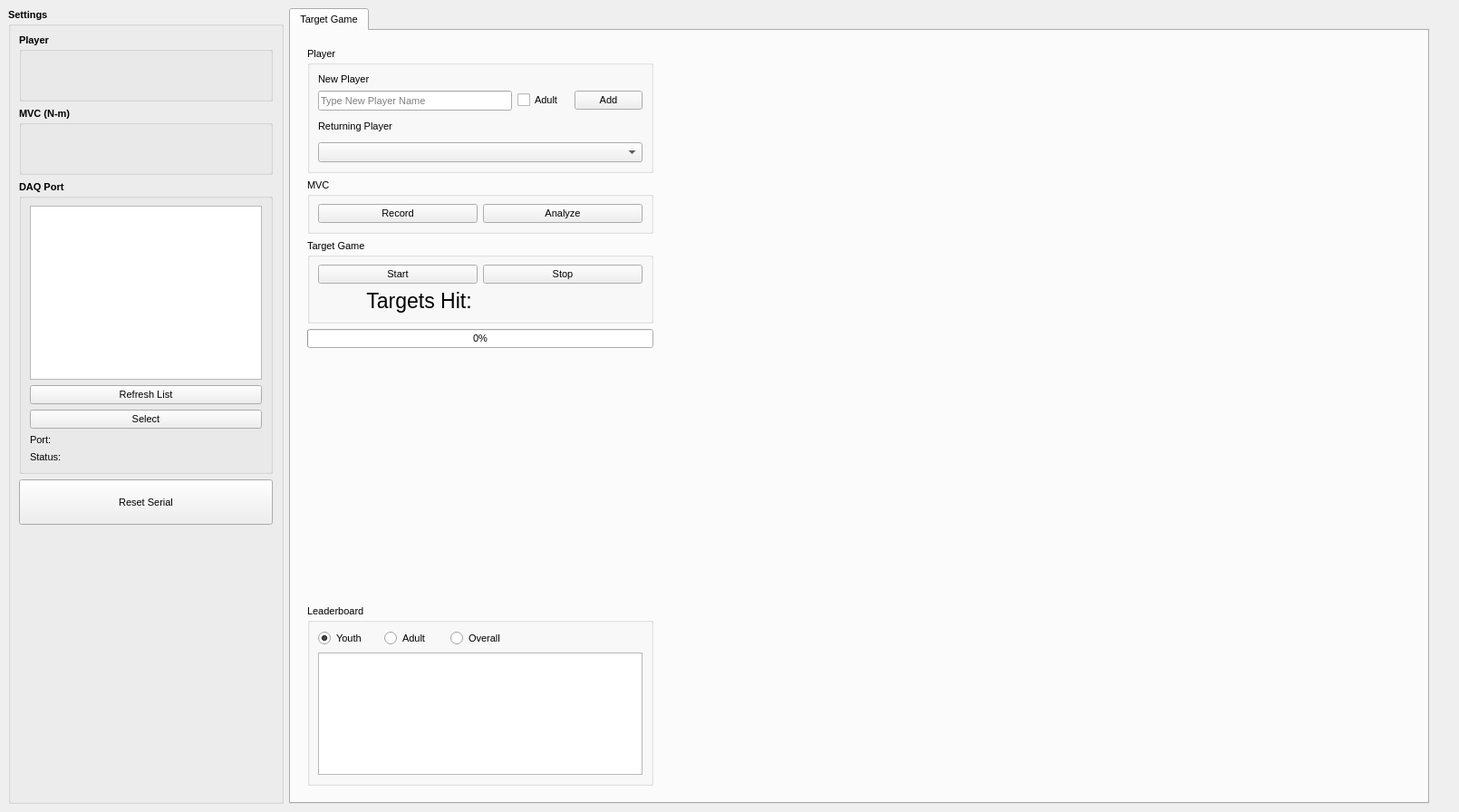
<?xml version="1.0" encoding="UTF-8"?>
<ui version="4.0">
 <class>MainWindow</class>
 <widget class="QMainWindow" name="MainWindow">
  <property name="windowModality">
   <enum>Qt::WindowModal</enum>
  </property>
  <property name="geometry">
   <rect>
    <x>0</x>
    <y>0</y>
    <width>1610</width>
    <height>896</height>
   </rect>
  </property>
  <property name="sizePolicy">
   <sizepolicy hsizetype="Preferred" vsizetype="Minimum">
    <horstretch>0</horstretch>
    <verstretch>0</verstretch>
   </sizepolicy>
  </property>
  <property name="font">
   <font>
    <pointsize>8</pointsize>
   </font>
  </property>
  <property name="windowTitle">
   <string>MainWindow</string>
  </property>
  <widget class="QWidget" name="centralwidget">
   <property name="sizePolicy">
    <sizepolicy hsizetype="Preferred" vsizetype="Preferred">
     <horstretch>0</horstretch>
     <verstretch>0</verstretch>
    </sizepolicy>
   </property>
   <layout class="QVBoxLayout" name="verticalLayout_2">
    <item>
     <layout class="QHBoxLayout" name="horizontalLayout_42">
      <item>
       <widget class="QGroupBox" name="groupBox_2">
        <property name="sizePolicy">
         <sizepolicy hsizetype="Fixed" vsizetype="Expanding">
          <horstretch>1</horstretch>
          <verstretch>0</verstretch>
         </sizepolicy>
        </property>
        <property name="minimumSize">
         <size>
          <width>175</width>
          <height>0</height>
         </size>
        </property>
        <property name="font">
         <font>
          <pointsize>8</pointsize>
          <weight>75</weight>
          <bold>true</bold>
         </font>
        </property>
        <property name="title">
         <string>Settings</string>
        </property>
        <layout class="QGridLayout" name="gridLayout_9">
         <item row="1" column="0">
          <widget class="QGroupBox" name="groupBox_6">
           <property name="minimumSize">
            <size>
             <width>0</width>
             <height>75</height>
            </size>
           </property>
           <property name="title">
            <string>MVC (N-m)</string>
           </property>
           <layout class="QHBoxLayout" name="horizontalLayout_13">
            <item>
             <layout class="QHBoxLayout" name="horizontalLayout_10">
              <item>
               <widget class="QLabel" name="lbl_playermvc">
                <property name="font">
                 <font>
                  <weight>50</weight>
                  <bold>false</bold>
                 </font>
                </property>
                <property name="text">
                 <string/>
                </property>
                <property name="alignment">
                 <set>Qt::AlignCenter</set>
                </property>
               </widget>
              </item>
             </layout>
            </item>
           </layout>
          </widget>
         </item>
         <item row="4" column="0">
          <spacer name="verticalSpacer_6">
           <property name="orientation">
            <enum>Qt::Vertical</enum>
           </property>
           <property name="sizeHint" stdset="0">
            <size>
             <width>20</width>
             <height>40</height>
            </size>
           </property>
          </spacer>
         </item>
         <item row="2" column="0">
          <widget class="QGroupBox" name="groupBox_5">
           <property name="minimumSize">
            <size>
             <width>0</width>
             <height>75</height>
            </size>
           </property>
           <property name="title">
            <string>DAQ Port</string>
           </property>
           <layout class="QVBoxLayout" name="verticalLayout">
            <item>
             <widget class="QListWidget" name="list_comport">
              <property name="sizePolicy">
               <sizepolicy hsizetype="Expanding" vsizetype="Expanding">
                <horstretch>0</horstretch>
                <verstretch>0</verstretch>
               </sizepolicy>
              </property>
              <property name="font">
               <font>
                <weight>50</weight>
                <bold>false</bold>
               </font>
              </property>
             </widget>
            </item>
            <item>
             <widget class="QPushButton" name="btn_refreshcomlist">
              <property name="font">
               <font>
                <weight>50</weight>
                <bold>false</bold>
               </font>
              </property>
              <property name="text">
               <string>Refresh List</string>
              </property>
             </widget>
            </item>
            <item>
             <widget class="QPushButton" name="btn_selectcomport">
              <property name="font">
               <font>
                <weight>50</weight>
                <bold>false</bold>
               </font>
              </property>
              <property name="text">
               <string>Select</string>
              </property>
             </widget>
            </item>
            <item>
             <widget class="QLabel" name="lbl_comport">
              <property name="font">
               <font>
                <weight>50</weight>
                <bold>false</bold>
               </font>
              </property>
              <property name="text">
               <string>Port:</string>
              </property>
             </widget>
            </item>
            <item>
             <widget class="QLabel" name="lbl_daqportstatus">
              <property name="font">
               <font>
                <weight>50</weight>
                <bold>false</bold>
               </font>
              </property>
              <property name="text">
               <string>Status:</string>
              </property>
             </widget>
            </item>
           </layout>
          </widget>
         </item>
         <item row="3" column="0">
          <widget class="QPushButton" name="btn_resetserial">
           <property name="minimumSize">
            <size>
             <width>0</width>
             <height>50</height>
            </size>
           </property>
           <property name="font">
            <font>
             <weight>50</weight>
             <bold>false</bold>
            </font>
           </property>
           <property name="text">
            <string>Reset Serial</string>
           </property>
          </widget>
         </item>
         <item row="0" column="0">
          <widget class="QGroupBox" name="groupBox_3">
           <property name="minimumSize">
            <size>
             <width>0</width>
             <height>75</height>
            </size>
           </property>
           <property name="title">
            <string>Player</string>
           </property>
           <layout class="QHBoxLayout" name="horizontalLayout_12">
            <item>
             <layout class="QHBoxLayout" name="horizontalLayout_9">
              <item>
               <widget class="QLabel" name="lbl_playername">
                <property name="font">
                 <font>
                  <weight>50</weight>
                  <bold>false</bold>
                 </font>
                </property>
                <property name="text">
                 <string/>
                </property>
                <property name="alignment">
                 <set>Qt::AlignCenter</set>
                </property>
               </widget>
              </item>
             </layout>
            </item>
           </layout>
          </widget>
         </item>
        </layout>
       </widget>
      </item>
      <item>
       <widget class="QTabWidget" name="tabWidget">
        <property name="currentIndex">
         <number>0</number>
        </property>
        <widget class="QWidget" name="tab_2">
         <attribute name="title">
          <string>Target Game</string>
         </attribute>
         <layout class="QHBoxLayout" name="horizontalLayout_31">
          <item>
           <layout class="QHBoxLayout" name="horizontalLayout_30">
            <item>
             <widget class="QWidget" name="widget_8" native="true">
              <property name="sizePolicy">
               <sizepolicy hsizetype="Fixed" vsizetype="Preferred">
                <horstretch>0</horstretch>
                <verstretch>0</verstretch>
               </sizepolicy>
              </property>
              <property name="minimumSize">
               <size>
                <width>400</width>
                <height>0</height>
               </size>
              </property>
              <layout class="QVBoxLayout" name="verticalLayout_15">
               <item>
                <widget class="QGroupBox" name="groupBox_7">
                 <property name="minimumSize">
                  <size>
                   <width>0</width>
                   <height>50</height>
                  </size>
                 </property>
                 <property name="title">
                  <string>Player</string>
                 </property>
                 <layout class="QGridLayout" name="gridLayout_8">
                  <item row="1" column="1">
                   <widget class="QLineEdit" name="lineedit_newplayer">
                    <property name="minimumSize">
                     <size>
                      <width>0</width>
                      <height>20</height>
                     </size>
                    </property>
                    <property name="placeholderText">
                     <string>Type New Player Name</string>
                    </property>
                   </widget>
                  </item>
                  <item row="0" column="1">
                   <widget class="QLabel" name="label_3">
                    <property name="minimumSize">
                     <size>
                      <width>0</width>
                      <height>14</height>
                     </size>
                    </property>
                    <property name="text">
                     <string>New Player</string>
                    </property>
                   </widget>
                  </item>
                  <item row="1" column="4">
                   <widget class="QPushButton" name="btn_addplayer">
                    <property name="minimumSize">
                     <size>
                      <width>75</width>
                      <height>20</height>
                     </size>
                    </property>
                    <property name="maximumSize">
                     <size>
                      <width>75</width>
                      <height>16777215</height>
                     </size>
                    </property>
                    <property name="text">
                     <string>Add</string>
                    </property>
                   </widget>
                  </item>
                  <item row="2" column="1">
                   <widget class="QLabel" name="label_4">
                    <property name="minimumSize">
                     <size>
                      <width>0</width>
                      <height>23</height>
                     </size>
                    </property>
                    <property name="text">
                     <string>Returning Player</string>
                    </property>
                   </widget>
                  </item>
                  <item row="1" column="2">
                   <widget class="QCheckBox" name="checkbox_isadult">
                    <property name="text">
                     <string>Adult</string>
                    </property>
                   </widget>
                  </item>
                  <item row="3" column="1" colspan="4">
                   <widget class="QComboBox" name="combo_returningplayer">
                    <property name="minimumSize">
                     <size>
                      <width>0</width>
                      <height>20</height>
                     </size>
                    </property>
                    <property name="currentText">
                     <string/>
                    </property>
                   </widget>
                  </item>
                 </layout>
                </widget>
               </item>
               <item>
                <widget class="QGroupBox" name="groupBox_8">
                 <property name="title">
                  <string>MVC</string>
                 </property>
                 <layout class="QGridLayout" name="gridLayout_6">
                  <item row="0" column="0">
                   <widget class="QPushButton" name="btn_recordmvc">
                    <property name="minimumSize">
                     <size>
                      <width>0</width>
                      <height>20</height>
                     </size>
                    </property>
                    <property name="text">
                     <string>Record</string>
                    </property>
                   </widget>
                  </item>
                  <item row="0" column="1">
                   <widget class="QPushButton" name="btn_analyzemvc">
                    <property name="minimumSize">
                     <size>
                      <width>0</width>
                      <height>20</height>
                     </size>
                    </property>
                    <property name="text">
                     <string>Analyze</string>
                    </property>
                   </widget>
                  </item>
                 </layout>
                </widget>
               </item>
               <item>
                <widget class="QGroupBox" name="groupBox_9">
                 <property name="title">
                  <string>Target Game</string>
                 </property>
                 <layout class="QGridLayout" name="gridLayout_7">
                  <item row="1" column="0">
                   <widget class="QLabel" name="label">
                    <property name="font">
                     <font>
                      <pointsize>17</pointsize>
                     </font>
                    </property>
                    <property name="layoutDirection">
                     <enum>Qt::LeftToRight</enum>
                    </property>
                    <property name="text">
                     <string>Targets Hit: </string>
                    </property>
                    <property name="alignment">
                     <set>Qt::AlignRight|Qt::AlignTrailing|Qt::AlignVCenter</set>
                    </property>
                   </widget>
                  </item>
                  <item row="1" column="1">
                   <widget class="QLabel" name="lbl_targethitcount">
                    <property name="font">
                     <font>
                      <pointsize>17</pointsize>
                     </font>
                    </property>
                    <property name="text">
                     <string/>
                    </property>
                   </widget>
                  </item>
                  <item row="0" column="1">
                   <widget class="QPushButton" name="btn_targetgamestop">
                    <property name="minimumSize">
                     <size>
                      <width>0</width>
                      <height>20</height>
                     </size>
                    </property>
                    <property name="text">
                     <string>Stop</string>
                    </property>
                   </widget>
                  </item>
                  <item row="0" column="0">
                   <widget class="QPushButton" name="btn_targetgamestart">
                    <property name="minimumSize">
                     <size>
                      <width>0</width>
                      <height>20</height>
                     </size>
                    </property>
                    <property name="text">
                     <string>Start</string>
                    </property>
                   </widget>
                  </item>
                 </layout>
                </widget>
               </item>
               <item>
                <widget class="QProgressBar" name="pbar_targetholdprog">
                 <property name="minimumSize">
                  <size>
                   <width>0</width>
                   <height>20</height>
                  </size>
                 </property>
                 <property name="value">
                  <number>0</number>
                 </property>
                 <property name="textVisible">
                  <bool>true</bool>
                 </property>
                 <property name="orientation">
                  <enum>Qt::Horizontal</enum>
                 </property>
                </widget>
               </item>
               <item>
                <spacer name="verticalSpacer_2">
                 <property name="orientation">
                  <enum>Qt::Vertical</enum>
                 </property>
                 <property name="sizeHint" stdset="0">
                  <size>
                   <width>20</width>
                   <height>40</height>
                  </size>
                 </property>
                </spacer>
               </item>
               <item>
                <widget class="QLabel" name="lbl_livenotes">
                 <property name="font">
                  <font>
                   <pointsize>17</pointsize>
                  </font>
                 </property>
                 <property name="layoutDirection">
                  <enum>Qt::LeftToRight</enum>
                 </property>
                 <property name="text">
                  <string/>
                 </property>
                 <property name="alignment">
                  <set>Qt::AlignLeading|Qt::AlignLeft|Qt::AlignVCenter</set>
                 </property>
                </widget>
               </item>
               <item>
                <spacer name="verticalSpacer">
                 <property name="orientation">
                  <enum>Qt::Vertical</enum>
                 </property>
                 <property name="sizeHint" stdset="0">
                  <size>
                   <width>20</width>
                   <height>40</height>
                  </size>
                 </property>
                </spacer>
               </item>
               <item>
                <widget class="QGroupBox" name="groupBox_16">
                 <property name="sizePolicy">
                  <sizepolicy hsizetype="Preferred" vsizetype="Fixed">
                   <horstretch>0</horstretch>
                   <verstretch>0</verstretch>
                  </sizepolicy>
                 </property>
                 <property name="maximumSize">
                  <size>
                   <width>16777215</width>
                   <height>200</height>
                  </size>
                 </property>
                 <property name="title">
                  <string>Leaderboard</string>
                 </property>
                 <layout class="QGridLayout" name="gridLayout_5">
                  <item row="0" column="0">
                   <widget class="QRadioButton" name="rbtn_youthleaderboard">
                    <property name="text">
                     <string>Youth</string>
                    </property>
                    <property name="checked">
                     <bool>true</bool>
                    </property>
                   </widget>
                  </item>
                  <item row="0" column="1">
                   <widget class="QRadioButton" name="rbtn_adultleaderboard">
                    <property name="text">
                     <string>Adult</string>
                    </property>
                   </widget>
                  </item>
                  <item row="0" column="2">
                   <widget class="QRadioButton" name="rbtn_overallleaderboard">
                    <property name="text">
                     <string>Overall</string>
                    </property>
                   </widget>
                  </item>
                  <item row="1" column="0" colspan="5">
                   <widget class="QTableWidget" name="table_targetleaderboard"/>
                  </item>
                 </layout>
                </widget>
               </item>
              </layout>
             </widget>
            </item>
            <item>
             <widget class="QWidget" name="widget_7" native="true">
              <layout class="QVBoxLayout" name="verticalLayout_13">
               <item>
                <layout class="QVBoxLayout" name="layout_pyqtgraph"/>
               </item>
              </layout>
             </widget>
            </item>
           </layout>
          </item>
         </layout>
        </widget>
       </widget>
      </item>
      <item>
       <widget class="QWidget" name="widget_2" native="true">
        <property name="sizePolicy">
         <sizepolicy hsizetype="Preferred" vsizetype="Fixed">
          <horstretch>0</horstretch>
          <verstretch>0</verstretch>
         </sizepolicy>
        </property>
        <property name="minimumSize">
         <size>
          <width>0</width>
          <height>125</height>
         </size>
        </property>
        <layout class="QHBoxLayout" name="horizontalLayout_3">
         <item>
          <layout class="QHBoxLayout" name="horizontalLayout"/>
         </item>
        </layout>
       </widget>
      </item>
     </layout>
    </item>
   </layout>
  </widget>
 </widget>
 <resources/>
 <connections/>
</ui>
